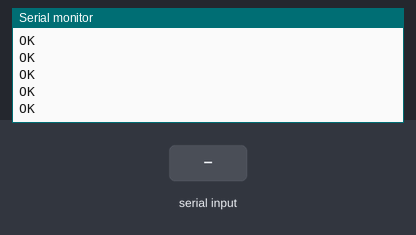
Simulated run of this sketch. Board: Arduino Uno, built with avr-gcc and run on an emulated ATmega328P. Parts: the last lines printed to the serial monitor. The test bench sets the inputs (shaded band). The modem accepts every AT command (registered, SIM ready, sends succeed) and sends nothing else.

Above: at 1.9 s.
2.0 s: "1\n" received over Serial
At 3.1 s:
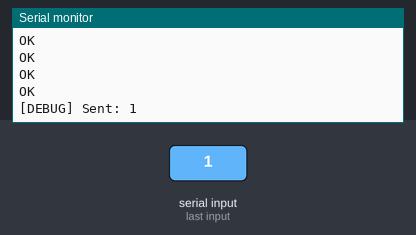
3.5 s: "1\n" received over the second serial link
At 4.2 s:
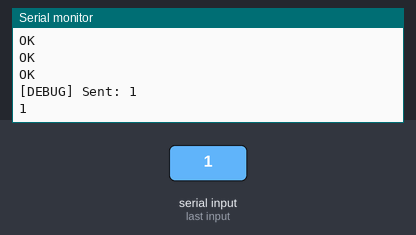
5.0 s: "0\n" received over Serial
At 5.4 s:
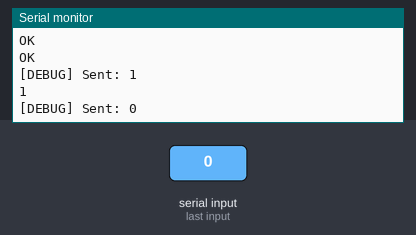
6.5 s: "0\n" received over the second serial link
At 7.7 s:
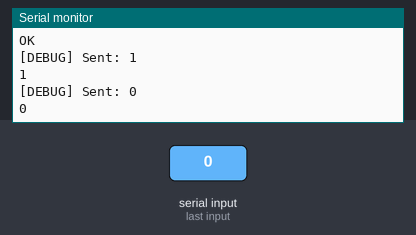

The sketch:

Bluetooth_Module.ino
```cpp
#include "Bluetooth_Module.h"

BluetoothModule btModule(11, 12); // RX, TX pins for BT201
uint8_t currentFolder = 0;        // Placeholder for folder selection logic

void setup() {
    Serial.begin(115200); // Debug serial
    btModule.begin(57600); // Start BT module serial
    Serial.println("[DEBUG] Booting and configuring BT201...");

    // Run setup commands every boot
    btModule.sendInitialCommands();

    Serial.print("[DEBUG] Current folder: ");
    Serial.println(currentFolder);
    Serial.println("[DEBUG] Passthrough ready. Type AT commands:");
}

void loop() {
    btModule.passthrough();
}
```

Bluetooth_Module.cpp
```cpp
#include "Bluetooth_Module.h"

BluetoothModule::BluetoothModule(uint8_t rxPin, uint8_t txPin) : btSerial(rxPin, txPin) {}

void BluetoothModule::begin(long baudRate) {
    btSerial.begin(baudRate);
}

void BluetoothModule::sendInitialCommands() {
    sendCommand("AT+CT04"); // Set baud rate to 57600
    sendCommand("AT+BDO'l Timey Radio"); // Set Bluetooth name
    sendCommand("AT+CK00"); // Disable auto-switch to Bluetooth
    sendCommand("AT+B200"); // Disable Bluetooth call functions
    sendCommand("AT+CA15"); // Volume 50%
    sendCommand("AT+CN00"); // Disable prompt sounds
    sendCommand("AT+CQ01"); // EQ Rock


}

void BluetoothModule::sendCommand(const String &cmd) {
    btSerial.print(cmd);
    btSerial.print("\r\n");
    delay(100);
}

void BluetoothModule::passthrough() {
    if (Serial.available()) {
        String cmd = Serial.readStringUntil('\n');
        btSerial.print(cmd);
        btSerial.print("\r\n");
        Serial.print("[DEBUG] Sent: ");
        Serial.println(cmd);
        delay(50);
    }

    while (btSerial.available()) {
        char c = btSerial.read();
        Serial.write(c);
    }
}
```

Bluetooth_Module.h
```cpp
#ifndef BLUETOOTH_MODULE_H
#define BLUETOOTH_MODULE_H

#include <Arduino.h>
#include <SoftwareSerial.h>

class BluetoothModule {
public:
    BluetoothModule(uint8_t rxPin, uint8_t txPin);
    void begin(long baudRate);
    void sendInitialCommands();
    void passthrough();

private:
    SoftwareSerial btSerial;
    void sendCommand(const String &cmd);
};

#endif
```

Measured:
- after the input at 2.0 s, the serial monitor: prints a new line at once (image 1)
- after the input at 3.5 s, the serial monitor: prints a new line at once (image 2)
- after the input at 5.0 s, the serial monitor: prints a new line at once (image 3)
- after the input at 6.5 s, the serial monitor: prints a new line at once (image 4)
